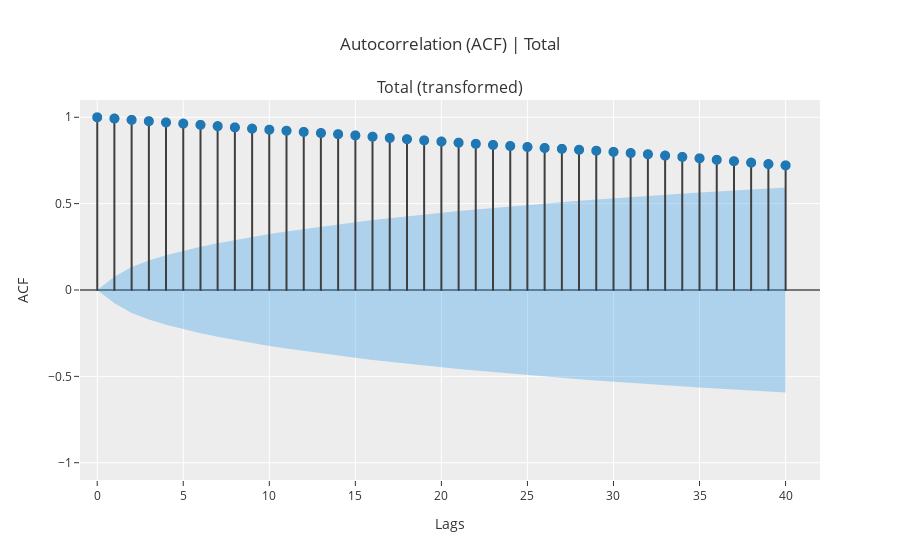

The notebook cell saved with this chart:
### Code cell
plot_model(plot='acf')

### Figure 1 — Plotly figure (JSON) as saved in the notebook; plotly's stock layout.template omitted (floating-point values rounded to 4 significant figures)
{"data": [{"line": {"color": "#3f3f3f"}, "marker": {"size": 10}, "mode": "lines", "name": "ACF", "showlegend": false, "type": "scattergl", "x": [0, 0], "xaxis": "x", "y": [0, 1], "yaxis": "y"}, {"line": {"color": "#3f3f3f"}, "marker": {"size": 10}, "mode": "lines", "name": "ACF", "showlegend": false, "type": "scattergl", "x": [1, 1], "xaxis": "x", "y": [0, 0.9928], "yaxis": "y"}, {"line": {"color": "#3f3f3f"}, "marker": {"size": 10}, "mode": "lines", "name": "ACF", "showlegend": false, "type": "scattergl", "x": [2, 2], "xaxis": "x", "y": [0, 0.985], "yaxis": "y"}, {"line": {"color": "#3f3f3f"}, "marker": {"size": 10}, "mode": "lines", "name": "ACF", "showlegend": false, "type": "scattergl", "x": [3, 3], "xaxis": "x", "y": [0, 0.9774], "yaxis": "y"}, {"line": {"color": "#3f3f3f"}, "marker": {"size": 10}, "mode": "lines", "name": "ACF", "showlegend": false, "type": "scattergl", "x": [4, 4], "xaxis": "x", "y": [0, 0.9702], "yaxis": "y"}, {"line": {"color": "#3f3f3f"}, "marker": {"size": 10}, "mode": "lines", "name": "ACF", "showlegend": false, "type": "scattergl", "x": [5, 5], "xaxis": "x", "y": [0, 0.9635], "yaxis": "y"}, {"line": {"color": "#3f3f3f"}, "marker": {"size": 10}, "mode": "lines", "name": "ACF", "showlegend": false, "type": "scattergl", "x": [6, 6], "xaxis": "x", "y": [0, 0.9562], "yaxis": "y"}, {"line": {"color": "#3f3f3f"}, "marker": {"size": 10}, "mode": "lines", "name": "ACF", "showlegend": false, "type": "scattergl", "x": [7, 7], "xaxis": "x", "y": [0, 0.9488], "yaxis": "y"}, {"line": {"color": "#3f3f3f"}, "marker": {"size": 10}, "mode": "lines", "name": "ACF", "showlegend": false, "type": "scattergl", "x": [8, 8], "xaxis": "x", "y": [0, 0.9415], "yaxis": "y"}, {"line": {"color": "#3f3f3f"}, "marker": {"size": 10}, "mode": "lines", "name": "ACF", "showlegend": false, "type": "scattergl", "x": [9, 9], "xaxis": "x", "y": [0, 0.9343], "yaxis": "y"}, {"line": {"color": "#3f3f3f"}, "marker": {"size": 10}, "mode": "lines", "name": "ACF", "showlegend": false, "type": "scattergl", "x": [10, 10], "xaxis": "x", "y": [0, 0.9281], "yaxis": "y"}, {"line": {"color": "#3f3f3f"}, "marker": {"size": 10}, "mode": "lines", "name": "ACF", "showlegend": false, "type": "scattergl", "x": [11, 11], "xaxis": "x", "y": [0, 0.9219], "yaxis": "y"}, {"line": {"color": "#3f3f3f"}, "marker": {"size": 10}, "mode": "lines", "name": "ACF", "showlegend": false, "type": "scattergl", "x": [12, 12], "xaxis": "x", "y": [0, 0.9153], "yaxis": "y"}, {"line": {"color": "#3f3f3f"}, "marker": {"size": 10}, "mode": "lines", "name": "ACF", "showlegend": false, "type": "scattergl", "x": [13, 13], "xaxis": "x", "y": [0, 0.9087], "yaxis": "y"}, {"line": {"color": "#3f3f3f"}, "marker": {"size": 10}, "mode": "lines", "name": "ACF", "showlegend": false, "type": "scattergl", "x": [14, 14], "xaxis": "x", "y": [0, 0.9022], "yaxis": "y"}, {"line": {"color": "#3f3f3f"}, "marker": {"size": 10}, "mode": "lines", "name": "ACF", "showlegend": false, "type": "scattergl", "x": [15, 15], "xaxis": "x", "y": [0, 0.8951], "yaxis": "y"}, {"line": {"color": "#3f3f3f"}, "marker": {"size": 10}, "mode": "lines", "name": "ACF", "showlegend": false, "type": "scattergl", "x": [16, 16], "xaxis": "x", "y": [0, 0.8876], "yaxis": "y"}, {"line": {"color": "#3f3f3f"}, "marker": {"size": 10}, "mode": "lines", "name": "ACF", "showlegend": false, "type": "scattergl", "x": [17, 17], "xaxis": "x", "y": [0, 0.8803], "yaxis": "y"}, {"line": {"color": "#3f3f3f"}, "marker": {"size": 10}, "mode": "lines", "name": "ACF", "showlegend": false, "type": "scattergl", "x": [18, 18], "xaxis": "x", "y": [0, 0.8734], "yaxis": "y"}, {"line": {"color": "#3f3f3f"}, "marker": {"size": 10}, "mode": "lines", "name": "ACF", "showlegend": false, "type": "scattergl", "x": [19, 19], "xaxis": "x", "y": [0, 0.8665], "yaxis": "y"}, {"line": {"color": "#3f3f3f"}, "marker": {"size": 10}, "mode": "lines", "name": "ACF", "showlegend": false, "type": "scattergl", "x": [20, 20], "xaxis": "x", "y": [0, 0.8596], "yaxis": "y"}, {"line": {"color": "#3f3f3f"}, "marker": {"size": 10}, "mode": "lines", "name": "ACF", "showlegend": false, "type": "scattergl", "x": [21, 21], "xaxis": "x", "y": [0, 0.8528], "yaxis": "y"}, {"line": {"color": "#3f3f3f"}, "marker": {"size": 10}, "mode": "lines", "name": "ACF", "showlegend": false, "type": "scattergl", "x": [22, 22], "xaxis": "x", "y": [0, 0.8464], "yaxis": "y"}, {"line": {"color": "#3f3f3f"}, "marker": {"size": 10}, "mode": "lines", "name": "ACF", "showlegend": false, "type": "scattergl", "x": [23, 23], "xaxis": "x", "y": [0, 0.84], "yaxis": "y"}, {"line": {"color": "#3f3f3f"}, "marker": {"size": 10}, "mode": "lines", "name": "ACF", "showlegend": false, "type": "scattergl", "x": [24, 24], "xaxis": "x", "y": [0, 0.8339], "yaxis": "y"}, {"line": {"color": "#3f3f3f"}, "marker": {"size": 10}, "mode": "lines", "name": "ACF", "showlegend": false, "type": "scattergl", "x": [25, 25], "xaxis": "x", "y": [0, 0.828], "yaxis": "y"}, {"line": {"color": "#3f3f3f"}, "marker": {"size": 10}, "mode": "lines", "name": "ACF", "showlegend": false, "type": "scattergl", "x": [26, 26], "xaxis": "x", "y": [0, 0.8223], "yaxis": "y"}, {"line": {"color": "#3f3f3f"}, "marker": {"size": 10}, "mode": "lines", "name": "ACF", "showlegend": false, "type": "scattergl", "x": [27, 27], "xaxis": "x", "y": [0, 0.8172], "yaxis": "y"}, {"line": {"color": "#3f3f3f"}, "marker": {"size": 10}, "mode": "lines", "name": "ACF", "showlegend": false, "type": "scattergl", "x": [28, 28], "xaxis": "x", "y": [0, 0.812], "yaxis": "y"}, {"line": {"color": "#3f3f3f"}, "marker": {"size": 10}, "mode": "lines", "name": "ACF", "showlegend": false, "type": "scattergl", "x": [29, 29], "xaxis": "x", "y": [0, 0.8063], "yaxis": "y"}, {"line": {"color": "#3f3f3f"}, "marker": {"size": 10}, "mode": "lines", "name": "ACF", "showlegend": false, "type": "scattergl", "x": [30, 30], "xaxis": "x", "y": [0, 0.7996], "yaxis": "y"}, {"line": {"color": "#3f3f3f"}, "marker": {"size": 10}, "mode": "lines", "name": "ACF", "showlegend": false, "type": "scattergl", "x": [31, 31], "xaxis": "x", "y": [0, 0.7929], "yaxis": "y"}, {"line": {"color": "#3f3f3f"}, "marker": {"size": 10}, "mode": "lines", "name": "ACF", "showlegend": false, "type": "scattergl", "x": [32, 32], "xaxis": "x", "y": [0, 0.7861], "yaxis": "y"}, {"line": {"color": "#3f3f3f"}, "marker": {"size": 10}, "mode": "lines", "name": "ACF", "showlegend": false, "type": "scattergl", "x": [33, 33], "xaxis": "x", "y": [0, 0.7782], "yaxis": "y"}, {"line": {"color": "#3f3f3f"}, "marker": {"size": 10}, "mode": "lines", "name": "ACF", "showlegend": false, "type": "scattergl", "x": [34, 34], "xaxis": "x", "y": [0, 0.7706], "yaxis": "y"}, {"line": {"color": "#3f3f3f"}, "marker": {"size": 10}, "mode": "lines", "name": "ACF", "showlegend": false, "type": "scattergl", "x": [35, 35], "xaxis": "x", "y": [0, 0.7623], "yaxis": "y"}, {"line": {"color": "#3f3f3f"}, "marker": {"size": 10}, "mode": "lines", "name": "ACF", "showlegend": false, "type": "scattergl", "x": [36, 36], "xaxis": "x", "y": [0, 0.7539], "yaxis": "y"}, {"line": {"color": "#3f3f3f"}, "marker": {"size": 10}, "mode": "lines", "name": "ACF", "showlegend": false, "type": "scattergl", "x": [37, 37], "xaxis": "x", "y": [0, 0.7457], "yaxis": "y"}, {"line": {"color": "#3f3f3f"}, "marker": {"size": 10}, "mode": "lines", "name": "ACF", "showlegend": false, "type": "scattergl", "x": [38, 38], "xaxis": "x", "y": [0, 0.7374], "yaxis": "y"}, {"line": {"color": "#3f3f3f"}, "marker": {"size": 10}, "mode": "lines", "name": "ACF", "showlegend": false, "type": "scattergl", "x": [39, 39], "xaxis": "x", "y": [0, 0.7292], "yaxis": "y"}, {"line": {"color": "#3f3f3f"}, "marker": {"size": 10}, "mode": "lines", "name": "ACF", "showlegend": false, "type": "scattergl", "x": [40, 40], "xaxis": "x", "y": [0, 0.7215], "yaxis": "y"}, {"marker": {"color": "#1f77b4", "size": 10}, "mode": "markers", "name": "ACF", "showlegend": false, "type": "scattergl", "x": [0, 1, 2, 3, 4, 5, 6, 7, 8, 9, 10, 11, 12, 13, 14, 15, 16, 17, 18, 19, 20, 21, 22, 23, 24, 25, 26, 27, 28, 29, 30, 31, 32, 33, 34, 35, 36, 37, 38, 39, 40], "xaxis": "x", "y": [1, 0.9928, 0.985, 0.9774, 0.9702, 0.9635, 0.9562, 0.9488, 0.9415, 0.9343, 0.9281, 0.9219, 0.9153, 0.9087, 0.9022, 0.8951, 0.8876, 0.8803, 0.8734, 0.8665, 0.8596, 0.8528, 0.8464, 0.84, 0.8339, 0.828, 0.8223, 0.8172, 0.812, 0.8063, 0.7996, 0.7929, 0.7861, 0.7782, 0.7706, 0.7623, 0.7539, 0.7457, 0.7374, 0.7292, 0.7215], "yaxis": "y"}, {"line": {"color": "rgba(255,255,255,0)"}, "marker": {"size": 10}, "mode": "lines", "name": "UC", "showlegend": false, "type": "scatter", "x": [0, 1, 2, 3, 4, 5, 6, 7, 8, 9, 10, 11, 12, 13, 14, 15, 16, 17, 18, 19, 20, 21, 22, 23, 24, 25, 26, 27, 28, 29, 30, 31, 32, 33, 34, 35, 36, 37, 38, 39, 40], "xaxis": "x", "y": [0, 0.07694, 0.1326, 0.1705, 0.201, 0.227, 0.25, 0.2708, 0.2898, 0.3074, 0.3238, 0.3391, 0.3537, 0.3674, 0.3805, 0.393, 0.4048, 0.4162, 0.4271, 0.4375, 0.4476, 0.4572, 0.4666, 0.4756, 0.4843, 0.4927, 0.5008, 0.5088, 0.5165, 0.524, 0.5313, 0.5384, 0.5452, 0.5519, 0.5584, 0.5646, 0.5707, 0.5765, 0.5822, 0.5877, 0.5931], "yaxis": "y"}, {"fill": "tonexty", "fillcolor": "rgba(32, 146, 230,0.3)", "line": {"color": "rgba(255,255,255,0)"}, "marker": {"size": 10}, "mode": "lines", "name": "LC", "showlegend": false, "type": "scatter", "x": [0, 1, 2, 3, 4, 5, 6, 7, 8, 9, 10, 11, 12, 13, 14, 15, 16, 17, 18, 19, 20, 21, 22, 23, 24, 25, 26, 27, 28, 29, 30, 31, 32, 33, 34, 35, 36, 37, 38, 39, 40], "xaxis": "x", "y": [0, -0.07694, -0.1326, -0.1705, -0.201, -0.227, -0.25, -0.2708, -0.2898, -0.3074, -0.3238, -0.3391, -0.3537, -0.3674, -0.3805, -0.393, -0.4048, -0.4162, -0.4271, -0.4375, -0.4476, -0.4572, -0.4666, -0.4756, -0.4843, -0.4927, -0.5008, -0.5088, -0.5165, -0.524, -0.5313, -0.5384, -0.5452, -0.5519, -0.5584, -0.5646, -0.5707, -0.5765, -0.5822, -0.5877, -0.5931], "yaxis": "y"}], "layout": {"annotations": [{"font": {"size": 16}, "showarrow": false, "text": "Total (transformed)", "x": 0.5, "xanchor": "center", "xref": "paper", "y": 1, "yanchor": "bottom", "yref": "paper"}], "showlegend": false, "title": {"text": "Autocorrelation (ACF) | Total"}, "xaxis": {"anchor": "y", "domain": [0, 1], "range": [-1, 42], "title": {"text": "Lags"}}, "yaxis": {"anchor": "x", "domain": [0, 1], "range": [-1.1, 1.1], "title": {"text": "ACF"}, "zerolinecolor": "#000000"}}}
